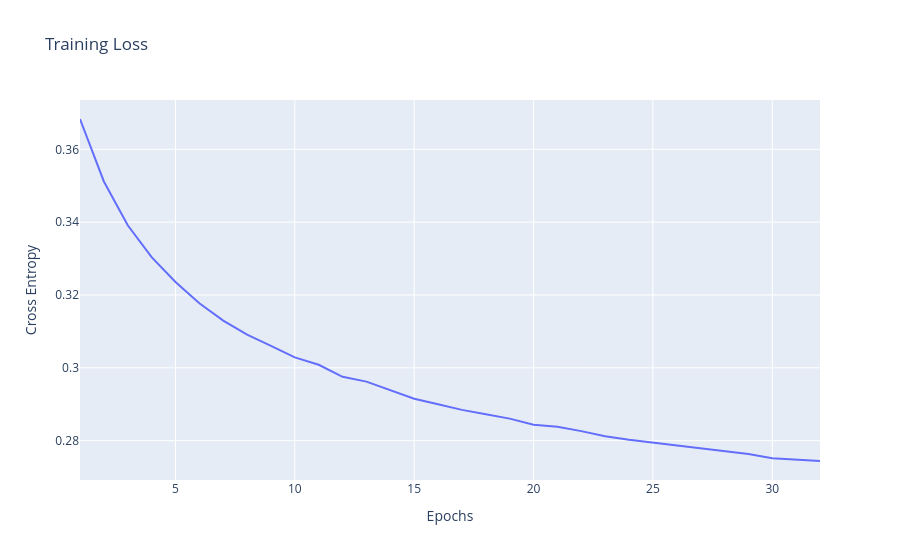

Notebook cell for this chart:
### Code cell
import plotly.express as px

fig = px.line(x=range(1, len(epoch_cost)+1), y=epoch_cost, title='Training Loss')
fig.update_xaxes(title_text='Epochs')
fig.update_yaxes(title_text='Cross Entropy')
fig.show()

### Figure 1 — Plotly figure (JSON) as saved in the notebook; plotly's stock layout.template omitted (floating-point values rounded to 4 significant figures)
{"data": [{"hovertemplate": "x=%{x}<br>y=%{y}<extra></extra>", "legendgroup": "", "line": {"color": "#636efa", "dash": "solid"}, "marker": {"symbol": "circle"}, "mode": "lines", "name": "", "orientation": "h", "showlegend": false, "type": "scatter", "x": [1, 2, 3, 4, 5, 6, 7, 8, 9, 10, 11, 12, 13, 14, 15, 16, 17, 18, 19, 20, 21, 22, 23, 24, 25, 26, 27, 28, 29, 30, 31, 32], "xaxis": "x", "y": [0.3683, 0.3512, 0.3392, 0.3304, 0.3236, 0.3177, 0.313, 0.3091, 0.306, 0.3029, 0.3008, 0.2975, 0.2962, 0.2939, 0.2915, 0.29, 0.2885, 0.2872, 0.2861, 0.2844, 0.2838, 0.2826, 0.2812, 0.2803, 0.2795, 0.2787, 0.2778, 0.2771, 0.2764, 0.2752, 0.2747, 0.2744], "yaxis": "y"}], "layout": {"legend": {"tracegroupgap": 0}, "title": {"text": "Training Loss"}, "xaxis": {"anchor": "y", "domain": [0, 1], "title": {"text": "Epochs"}}, "yaxis": {"anchor": "x", "domain": [0, 1], "title": {"text": "Cross Entropy"}}}}
